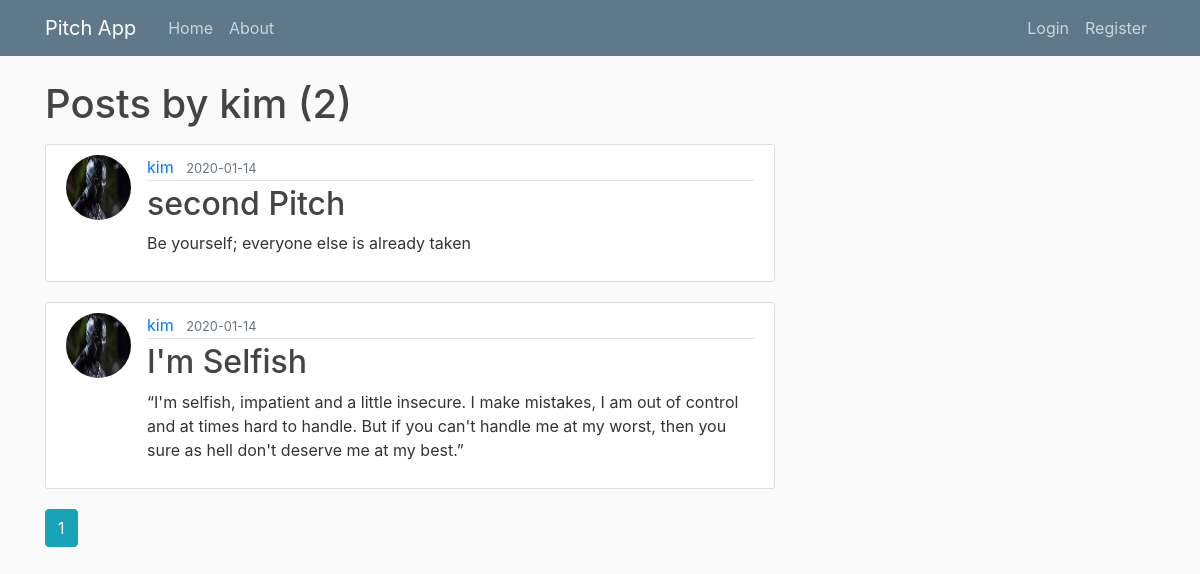
The page /user/kim on the database its author committed.
### pitch/models.py (models this page shows, shortened)
class User(db.Model, UserMixin):
    id = db.Column(db.Integer, primary_key=True)
    username = db.Column(db.String(20), unique=True, nullable=False)
    email = db.Column(db.String(120), unique=True, nullable=False)
    image_file = db.Column(db.String(20), nullable=False, default='default.jpg')
    password = db.Column(db.String(60), nullable=False)
    posts = db.relationship('Post', backref='author', lazy=True)

class Post(db.Model):
    id = db.Column(db.Integer, primary_key=True)
    title = db.Column(db.String(100), nullable=False)
    date_posted = db.Column(db.DateTime, nullable=False, default=datetime.utcnow)
    content = db.Column(db.Text, nullable=False)
    user_id = db.Column(db.Integer, db.ForeignKey('user.id'), nullable=False)

### pitch/routes.py (the view)
@app.route("/user/<string:username>")
def user_posts(username):
    page = request.args.get('page', 1, type=int)
    user = User.query.filter_by(username=username).first_or_404()
    posts = Post.query.filter_by(author=user)\
        .order_by(Post.date_posted.desc())\
        .paginate(page=page, per_page=5)
    return render_template('user_posts.html', posts=posts, user=user)

### pitch/templates/user_posts.html
{% extends "layout.html" %}
{% block content %}
    <h1 class="mb-3">Posts by {{ user.username }} ({{ posts.total }})</h1>
    {% for post in posts.items %}
        <article class="media content-section">
          <img class="rounded-circle article-img" src="{{ url_for('static', filename='profile_pics/' + post.author.image_file) }}">
          <div class="media-body">
            <div class="article-metadata">
              <a class="mr-2" href="{{ url_for('user_posts', username=post.author.username) }}">{{ post.author.username }}</a>
              <small class="text-muted">{{ post.date_posted.strftime('%Y-%m-%d') }}</small>
            </div>
            <h2><a class="article-title" href="{{ url_for('post', post_id=post.id) }}">{{ post.title }}</a></h2>
            <p class="article-content">{{ post.content }}</p>
          </div>
        </article>
    {% endfor %}
    {% for page_num in posts.iter_pages(left_edge=1, right_edge=1, left_current=1, right_current=2) %}
      {% if page_num %}
        {% if posts.page == page_num %}
          <a class="btn btn-info mb-4" href="{{ url_for('user_posts', username=user.username, page=page_num) }}">{{ page_num }}</a>
        {% else %}
          <a class="btn btn-outline-info mb-4" href="{{ url_for('user_posts', username=user.username, page=page_num) }}">{{ page_num }}</a>
        {% endif %}
      {% else %}
        ...
      {% endif %}
    {% endfor %}
{% endblock content %}

### pitch/static/main.css (style rules this page uses)
body { background: #fafafa; color: #333333; margin-top: 5rem; }
h1, h2, h3, h4, h5, h6 { color: #444444; }
.content-section { background: #ffffff; padding: 10px 20px; border: 1px solid #dddddd; border-radius: 3px; margin-bottom: 20px; }
.article-title { color: #444444; }
.article-content { white-space: pre-line; }
.article-img { height: 65px; width: 65px; margin-right: 16px; }
.article-metadata { padding-bottom: 1px; margin-bottom: 4px; border-bottom: 1px solid #e3e3e3 }

### rows shown on the page
User: username "kim"
Post: image_file (placeholder picture), author.username "kim", date_posted "2020-01-14", title "second Pitch", content "Be yourself; everyone else is already taken"
Post: image_file (placeholder picture), author.username "kim", date_posted "2020-01-14", title "I'm Selfish", content "“I'm selfish, impatient and a little insecure. I make mistakes, I am out of control and at times hard to handle. But if you can't handle me at my worst, then you sure as hell don't deserve me at my best.”"

### other values the page prints
{{ posts.total }} "2"
{{ page_num }} "1"
